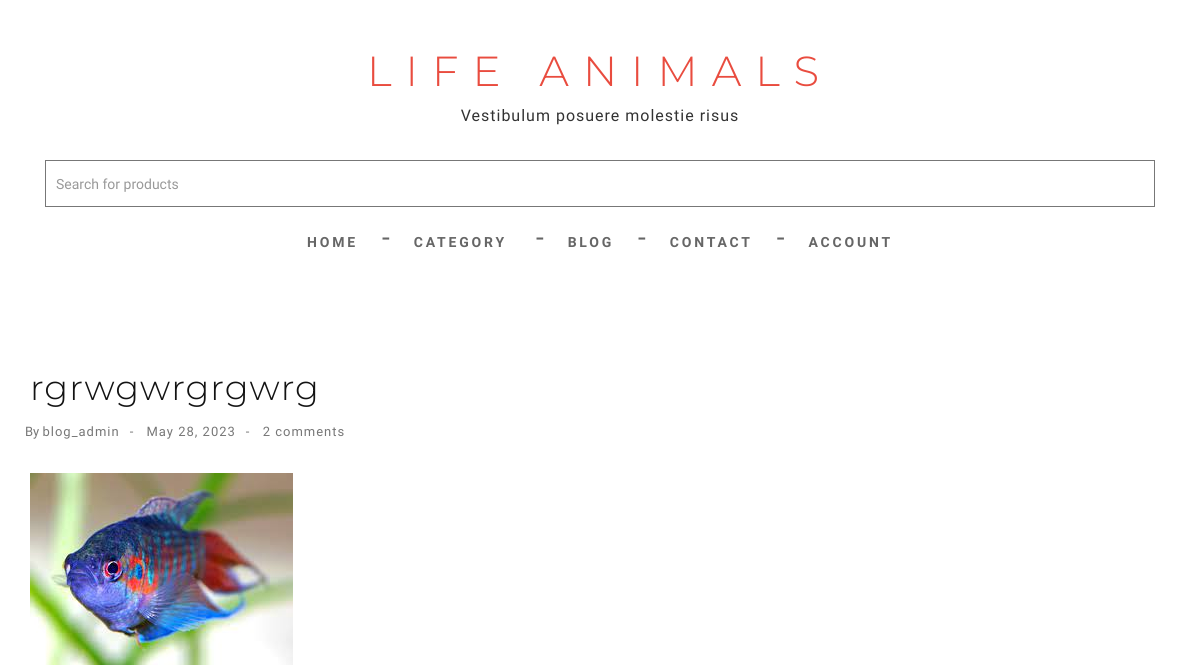
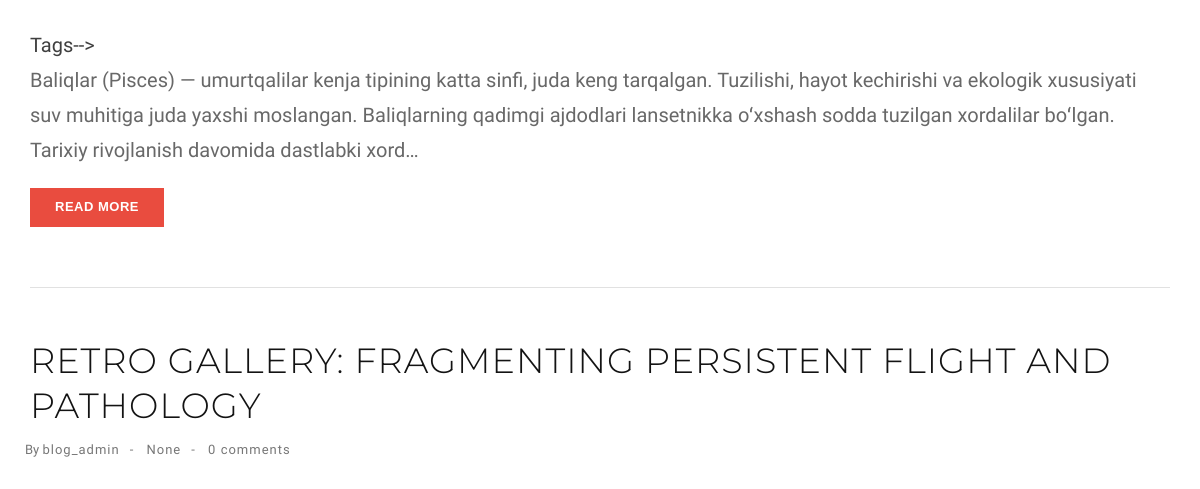
Page /list_articles/ (upper part) on the earlier database version (2 pictures, top to bottom).
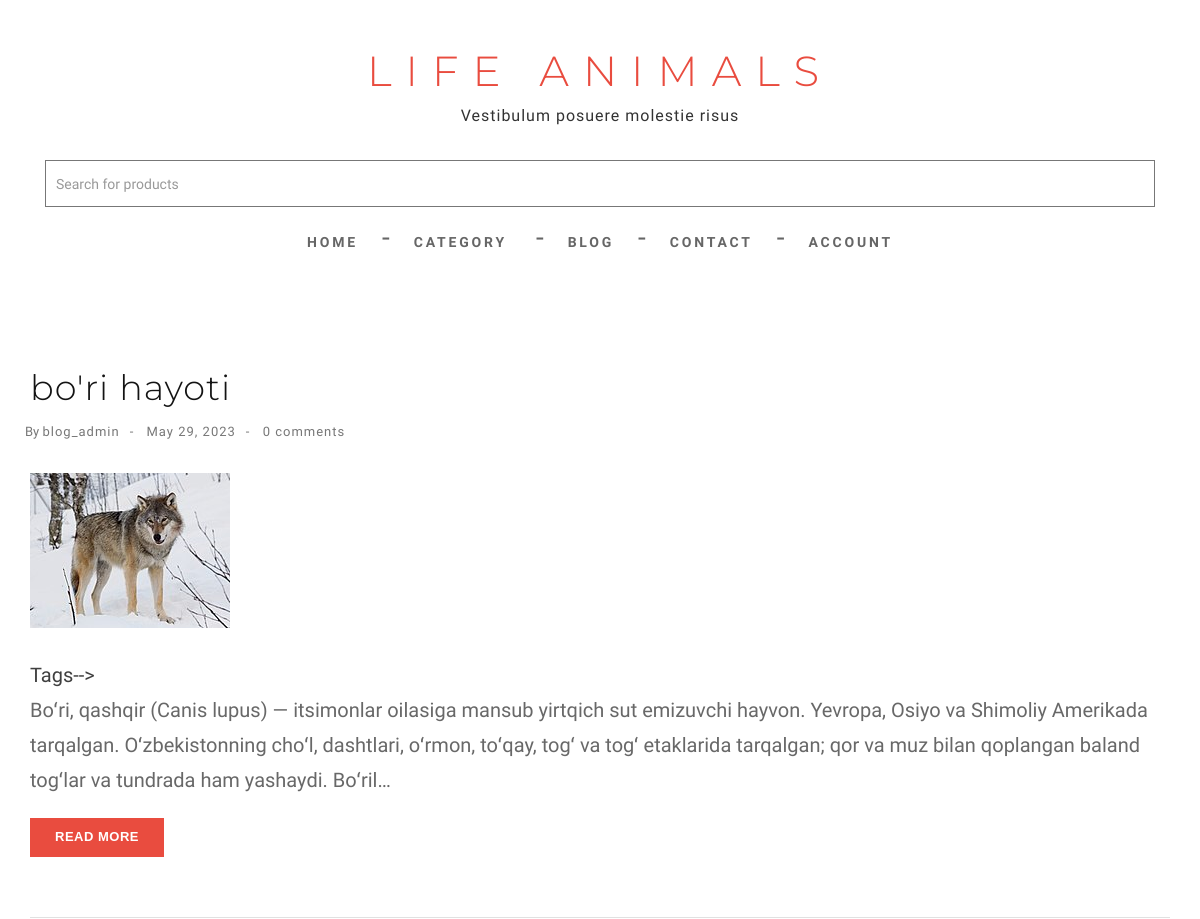
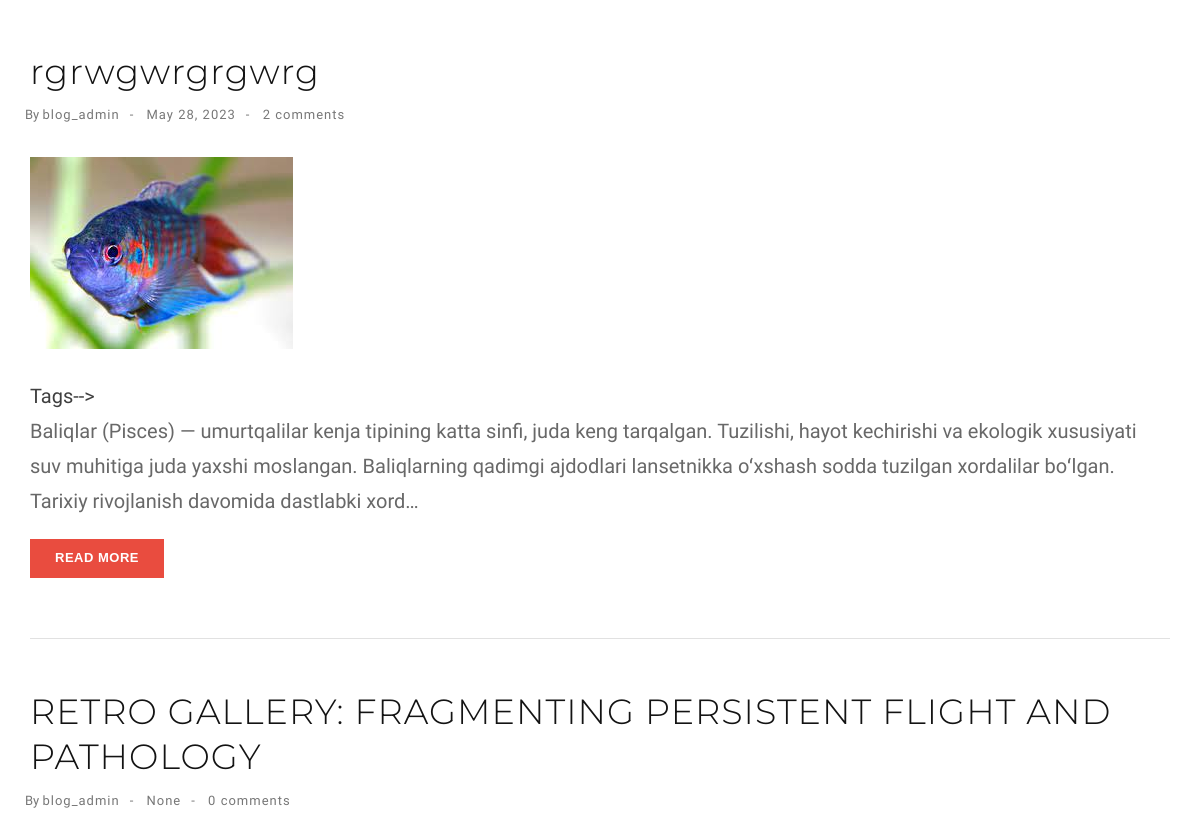
Same page on the later database version (2 pictures, top to bottom).
### main/models.py (models this page shows, shortened)
class Article(models.Model):
    title = models.CharField(max_length=250)
    slug = models.SlugField(max_length=250)
    category = models.ForeignKey(
        Category, on_delete=models.PROTECT, related_name='articles_cat')
    image = models.ImageField(upload_to='article/%Y/%m/%d')
    author = models.ForeignKey(
        User, on_delete=models.PROTECT, related_name='articles_user')
    published = models.DateField(auto_now_add=True)
    body = models.TextField()
    tag = models.ManyToManyField(Tag, related_name='articles_tag')
    class Meta:
        ordering = ["-id"]

### main/views.py (the view)
# urls.py: path('list_articles/', views.List_articles.as_view(), name='list_articles'),
class List_articles(ListView):
    model = Article
    template_name = 'list_articles.html'

### main/context_cat.py (called while the page is built)
def main_context(request):
    all_categories = Category.objects.all()
    data = {
        'all_categories': all_categories,
    }
    return data

### templates/list_articles.html
{% extends "base.html" %}
{% load static %}
{% block content %}
<div id="page-content">
    <div class="box-content">
        <div class="container">
            {% for item in object_list %}
            <article>
                <div class="wrap-post">
                    <div class="entry-header">
                        <h2 class="entry-title"><a href="{% url 'main:detail' item.id %}">{{item.title}}</a></h2>
                        <span class="entry-meta">
                            <ul class="list-inline link">
                                <li>By <a href="#">{{item.author}}</a></li>
                                <li><a href="#">{{item.published}}</a></li>
                                <li><a href="#">{{item.comments.count}} comments</a></li>
                            </ul>
                        </span>
                    </div>
                    <div class="post-thumbnail-wrap">
                        <div class="portfolio-box">
                            <img src="{{item.image.url}}" class="img-responsive" alt="">
                        </div>
                    </div>
                    <div class="entry-content">
                        <span class="tags-links">
                            Tags-->
                            {% for i in item.tag.all %}
                            <a href="{% url 'main:sort_by_teg' i.slug %}" rel="tag">{{i.name}}</a>
                            {% endfor %}
                        </span>
                        <p>{{item.body|truncatechars:300}}</p>
                        <a class="btn btn-skin" href="{% url 'main:detail' item.id %}">Read More</a>
                    </div>
                </div>
            </article>
            {% endfor %}
        </div>
    </div>
</div>
{% endblock content %}

Differences in the rows shown:
added Article: title "bo'ri hayoti", author "blog_admin", published "May 29, 2023", comments.count "0", image (picture), body "Boʻri, qashqir (Canis lupus) — itsimonlar oilasiga mansub yirtqich sut emizuvchi hayvon. Yevropa, Osiyo va Shimoliy Amerikada tarqalgan. Oʻzbekistonning choʻl, dashtlari, oʻrmon, toʻqay, togʻ va togʻ etaklarida tarqalgan; qor va muz bilan qoplangan baland togʻlar va tundrada ham yashaydi. Boʻril…"
